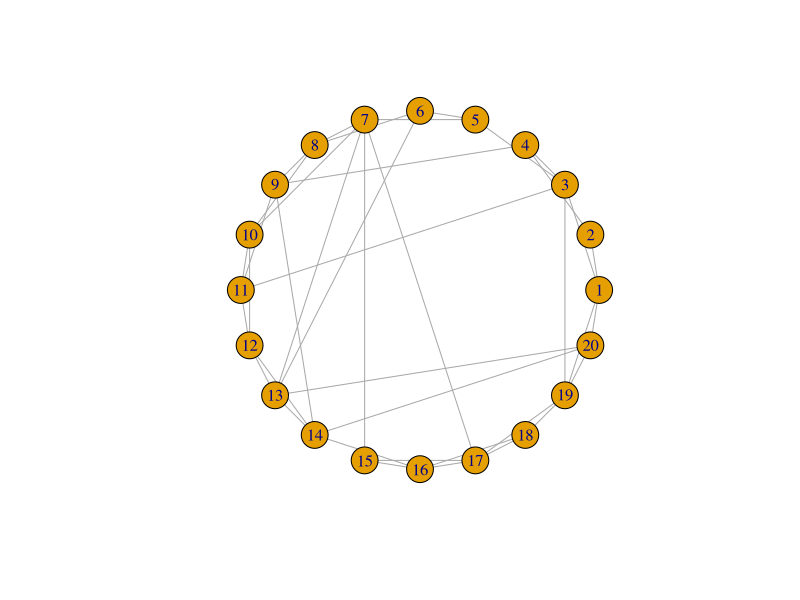

This figure's R source:
library(igraph)
library(rlang)

# Rewiring a Lattice
#
# Creates and rewires a lattice given the following parameters:
#   n (number of nodes in the initial lattice)
#   k (distance of farthest neighbor each node will be connected to in the initial lattice)
#   p (rewiring probability)
#
# p = 0 corresponds to the regular, initial lattice (high clustering, lacks small world property)
# p = 1 corresponds to a random network (low clustering, displays small world property)
#
# The point of interest here is to rewire the lattice to have low average path length (small world)
# as well as high clustering.
rewire_lattice <- function(n, k, p) {
  if (n < 0) {
    stop("Graph cannot have a negative number of nodes.")
  }
  
  if (k < 0 || k > n - 1) {
    stop("Invalid node neighbor distance.")
  }
  
  if (p < 0 || p > 1) {
    stop("Probability value invalid.")
  }
  
  g <- make_lattice(length = n, dim = 1, nei = k, circular = TRUE)
  size <- gsize(g)
  
  # I think I may to do need this, but not too sure... was running into problems of using an edge set of a
  # different graph
  # Duplicate initial lattice so we only change the duplicate and can still access the original edges
  # tg <- duplicate(g)
  
  for(i in 1:size) {
    edges <- E(g)
    
    # Randomly choose one of the nodes incident on edge i to be the starting node
    start <- ends(g, edges[i])[sample(1:2, 1)]

    prob <- runif(1)
    if (prob < p) {
      g <- delete_edges(g, edges[i]) # Remove initial edge
      rewire <- sample(1:n, 1) # Choose random node to rewire to
      
      # No self-loops or multiple edges
      while (rewire == start || are_adjacent(g, rewire, start)) {
        rewire <- sample(1:n, 1)
      }
      
      g <- add_edges(g, c(start, rewire)) # Rewire the edge
    }
  }
  
  return(g)
}

rewired <- rewire_lattice(20, 2, 0.4)
gsize(rewired)
plot(rewired, layout=layout_in_circle(rewired))

# tt <- make_lattice(length = 3, dim = 1, nei = 2, circular = TRUE)
# E(tt)
# tt <- delete_edges(tt, E(tt)[1])
# E(tt)
